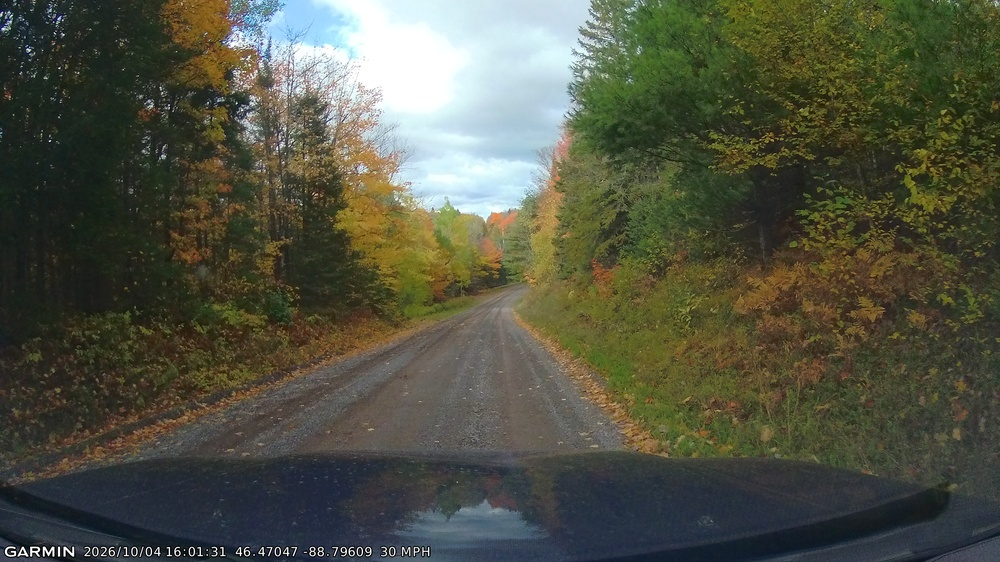
#> input picture data/GRMN0111.JPG, 1000 x 562 px, shrunk from 2560 x 1440 before the run
$ python -i hood.py   (imports and definitions only)
#> lines starting #> are read from the running program, lines starting #| are printed output that depends on the picture
#> further down, picture is the input picture: PIL image 1000x562 RGB; mean R, G, B 81.4, 83.5, 67.4
"""Per-image hood-boundary estimation for optional crop planning.

The estimate is heuristic and should be reviewed before relying on it. Coordinates
use the decoded image's pixel grid, origin at top-left, with y increasing downward.
"""

import math
from dataclasses import dataclass

import numpy as np
from PIL import Image


@dataclass(frozen=True)
class HoodPlan:
    angle: float
    crop_bottom: int
    boundary_y: tuple[int, ...]
    confidence: float
    needs_review: bool
    review_reasons: tuple[str, ...]


def estimate(
    image: Image.Image, margin: int = 10, reference_fraction: float = 1 / 3
) -> HoodPlan:
    """Estimate hood boundary and return a compatible bottom-crop plan.

    The cut is selected from the center reference region after leveling the
    boundary. The remaining frame retains full width, matching the approved
    center-reference policy; this does not guarantee hood removal at the sides.
    """
#> called with margin = 10, reference_fraction = 0.333
    if margin < 0:
        raise ValueError("margin must be nonnegative")
    if not 0 < reference_fraction <= 1:
        raise ValueError("reference_fraction must be in (0, 1]")
    gray = np.asarray(image.convert("L"), dtype=np.float32)
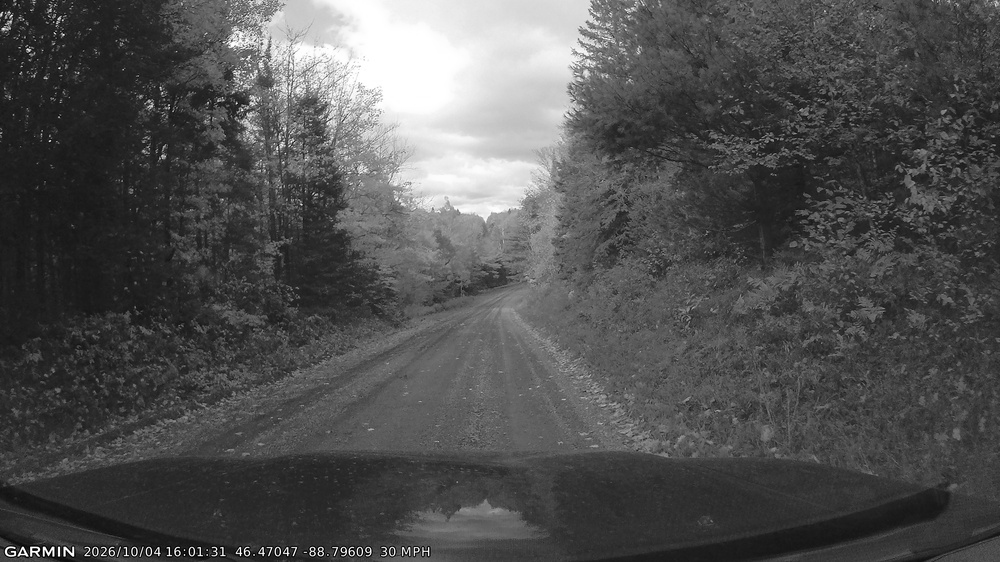
#> gray: shape (562, 1000) float32; min 0, max 255, mean 81
    h, w = gray.shape
#> h = 562; w = 1000
    y0, y1 = max(0, h - int(h * 0.313)), min(int(h * 0.92), h - int(h * 0.125))
#> y0 = 387; y1 = 492
    if y1 <= y0 + 5:
        raise ValueError("hood search band is empty")

    # Vertical edge energy, with modest row smoothing to reduce single-pixel noise.
    gradient = np.abs(np.gradient(gray, axis=0))
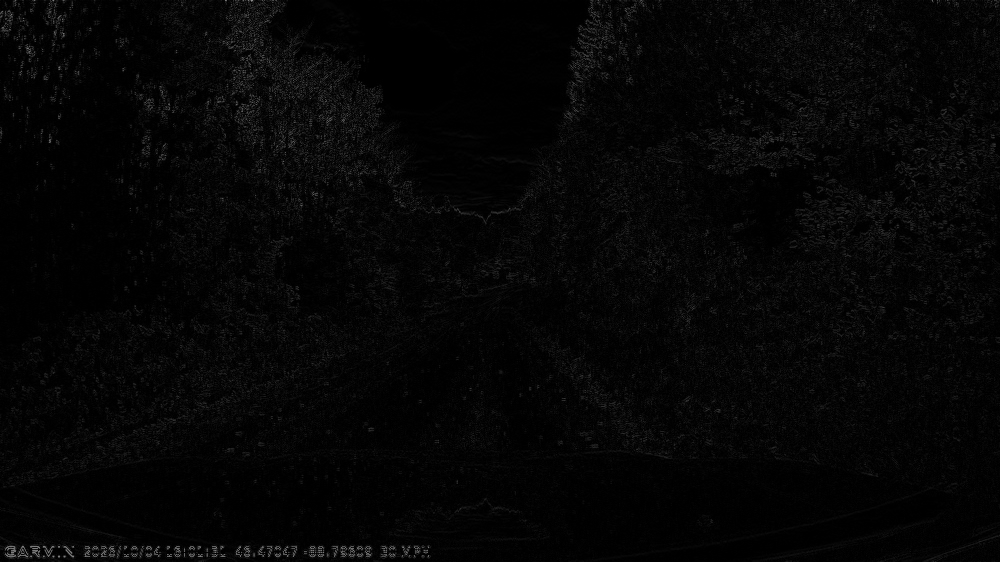
#> gradient: shape (562, 1000) float32; min 0, max 142, mean 5.6
    center_fraction = 0.60
    cx = (w - 1) / 2
#> cx = 499.5
    center = gradient[
        y0:y1,
        max(0, int(cx - w * center_fraction / 2)) : min(
            w, int(cx + w * center_fraction / 2)
        ),
    ]
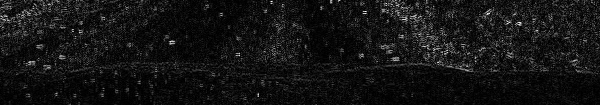
#> center: shape (105, 600) float32; min 0, max 54.5, mean 4.3; drawn with min black and max white
    profile = np.convolve(center.mean(axis=1), np.ones(9) / 9, mode="same")
#> profile = 105 values, max 5.8 at index 15, min 1.01 at index 104, mean 4.26
    peak = int(np.argmax(profile))
#> peak = 15
    center_y = y0 + peak
#> center_y = 402
    radius = max(18, int(h * 0.035))
#> radius = 19
    lo, hi = max(y0, center_y - radius), min(y1, center_y + radius + 1)
#> lo = 387; hi = 422
    boundary = lo + np.argmax(gradient[lo:hi], axis=0)
#> boundary = 1000 values, max 421 at index 10, min 387 at index 29, mean 403.1
    kernel = max(9, (w // 90) | 1)
#> kernel = 11
    boundary = np.convolve(
        boundary.astype(float), np.ones(kernel) / kernel, mode="same"
    )
#> boundary = 1000 values, max 416.5 at index 170, min 215 at index 0, mean 402
    xs = np.arange(w, dtype=float)
#> xs = 1000 values from 0 to 999
    central = np.abs(xs - cx) <= w * center_fraction / 2
    slope, intercept = np.polyfit(xs[central], boundary[central], 1)
#> slope = 0.00834; intercept = 398.7
    angle = float(np.degrees(np.arctan(slope)))
#> angle = 0.478
    boundary = boundary.astype(float)
    boundary_tuple = tuple(int(y) for y in np.rint(boundary))
#> boundary_tuple = 1000 values, max 416 at index 169, min 215 at index 0, mean 402

    # Apply PIL's counterclockwise rotation convention to boundary coordinates.
    rotated_y = (
        -np.sin(np.radians(angle)) * (xs - cx)
        + np.cos(np.radians(angle)) * (boundary - (h - 1) / 2)
        + (h - 1) / 2
    )
#> rotated_y = 1000 values, max 419.2 at index 170, min 211.7 at index 999, mean 402
    reference = np.abs(xs - cx) <= w * reference_fraction / 2
    cut_y = int(np.floor(float(rotated_y[reference].min()) - margin))
#> cut_y = 381
    cut_y = max(1, min(h, cut_y))
    peak_quality = float(profile[peak] / max(float(profile.max()), 1e-6))
#> peak_quality = 1
    residual = float(
        np.median(np.abs(boundary[central] - (slope * xs[central] + intercept)))
    )
#> residual = 3.58
    reasons = []
    if peak_quality < 0.25:
        reasons.append("weak_center_edge")
    if residual > 14:
        reasons.append("inconsistent_center_line")
    if cut_y <= 1:
        reasons.append("invalid_crop_extent")
    confidence = float(
        np.clip(0.5 * peak_quality + 0.5 * max(0, 1 - residual / 28), 0, 1)
    )
#> confidence = 0.936
    return HoodPlan(
        angle, h - cut_y, boundary_tuple, confidence, bool(reasons), tuple(reasons)
    )


def plan_from_boundary(
    points, width, height, angle, margin=10, reference_fraction=1 / 3
):
    """Construct a plan from a per-column manual boundary override."""
    values = np.asarray(points, dtype=float)
    if (
        len(values) != width
        or not np.isfinite(values).all()
        or min(values) < 0
        or max(values) >= height
    ):
        raise ValueError(
            "boundary override must contain one in-range point per image column"
        )
    if not math.isfinite(angle) or abs(angle) > 15:
        raise ValueError("override angle must be finite and within 15 degrees")
    xs = np.arange(width, dtype=float)
    cx = (width - 1) / 2
    rotated_y = (
        -np.sin(np.radians(angle)) * (xs - cx)
        + np.cos(np.radians(angle)) * (values - (height - 1) / 2)
        + (height - 1) / 2
    )
    reference = np.abs(xs - cx) <= width * reference_fraction / 2
    cut_y = max(
        1, min(height, int(np.floor(float(rotated_y[reference].min()) - margin)))
    )
    return HoodPlan(
        float(angle), height - cut_y, tuple(int(y) for y in points), 1.0, False, ()
    )

>>> from PIL import Image
>>> picture = Image.open('../data/GRMN0111.JPG')
>>> result = estimate(picture)

$ run again, on data/GRMN0595.JPG
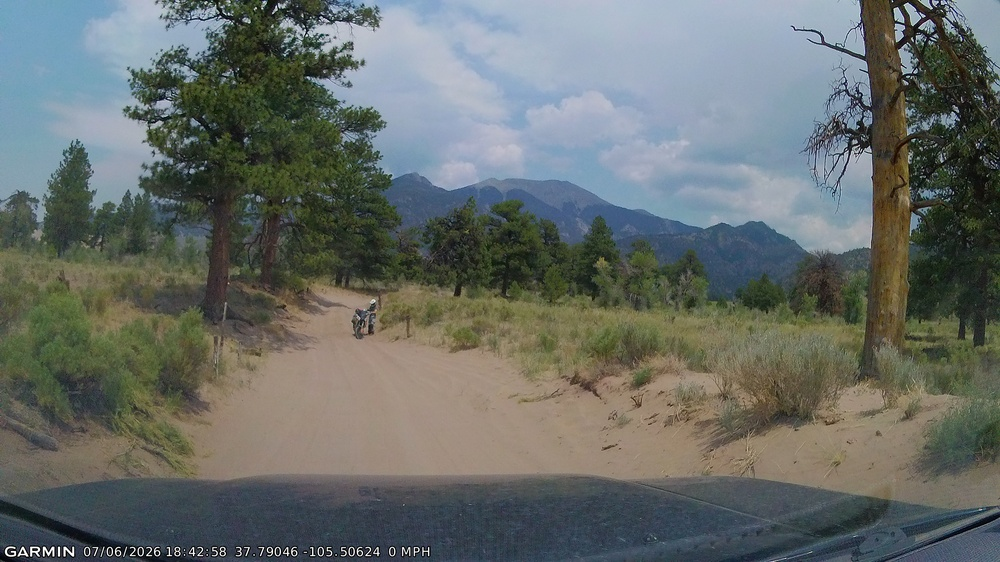
#> input picture data/GRMN0595.JPG, 1000 x 562 px, shrunk from 2560 x 1440 before the run
#> picture is the input picture: PIL image 1000x562 RGB; mean R, G, B 102.6, 108.4, 104.8
#> in estimate, `gradient = np.abs(np.gradient(gray, axis=0))`:
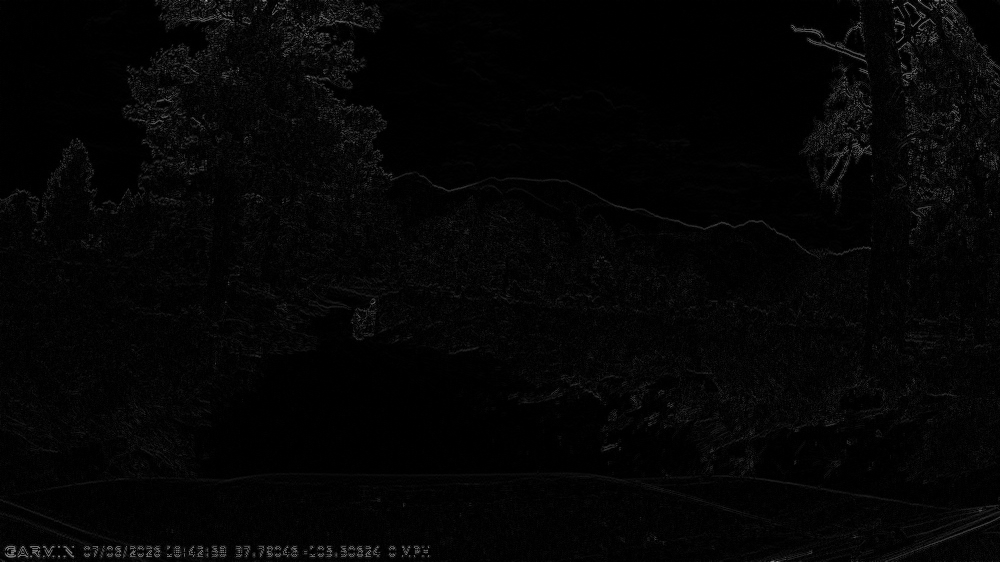
#> gradient: shape (562, 1000) float32; min 0, max 182, mean 4.9
#> in estimate, `center = gradient[ y0:y1, max(0, int(cx - w * center_fraction / 2)) : ..`:
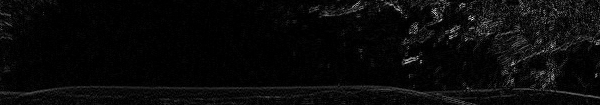
#> center: shape (105, 600) float32; min 0, max 71, mean 2.8; drawn with min black and max white
#> profile = 105 values, max 5.05 at index 90, min 1.5 at index 68, mean 2.73
#> peak = 90
#> center_y = 477
#> lo = 458; hi = 492
#> in estimate, `boundary = lo + np.argmax(gradient[lo:hi], axis=0)`: boundary = 1000 values, max 491 at index 1, min 458 at index 38, mean 475.8
#> in estimate, `boundary = np.convolve( boundary.astype(float), np.ones(kernel) / kern..`: boundary = 1000 values, max 488.3 at index 823, min 254.6 at index 999, mean 474.5
#> slope = -0.000681; intercept = 476.5
#> angle = -0.039
#> boundary_tuple = 1000 values, max 488 at index 655, min 255 at index 999, mean 474.5
#> rotated_y = 1000 values, max 488.5 at index 823, min 255 at index 999, mean 474.5
#> cut_y = 463
#> peak_quality = 1
#> residual = 2.29
#> confidence = 0.959
